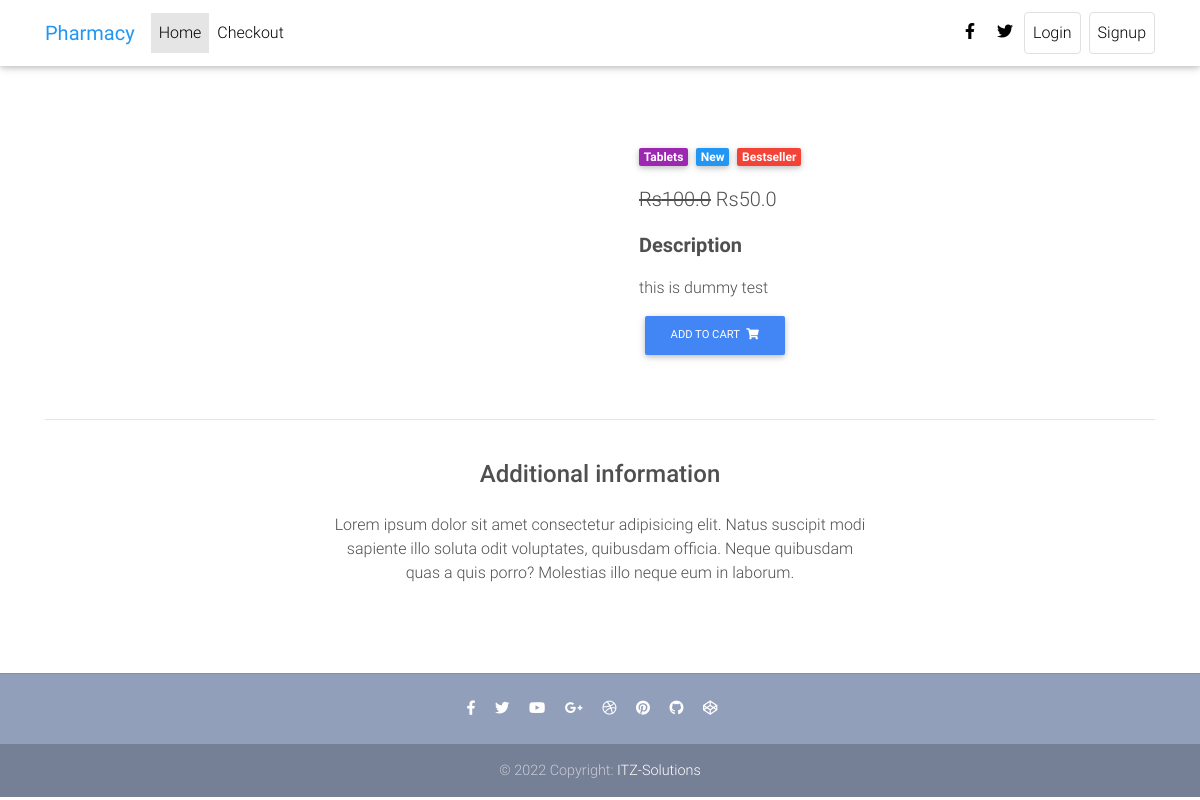
The app's page /product-detail/dummy/ with its own data.
### app/models.py (models this page shows, shortened)
class Item(models.Model):
    title = models.CharField( max_length=50)
    price =models.FloatField()
    discount_price =models.FloatField(blank=True,null=True)
    category = models.CharField(choices=Category_Choice, max_length=15)
    label = models.CharField(choices=Label_Choice, max_length=15)
    slug = models.SlugField()
    description= models.TextField()
    def get_add_to_cart(self):
        return reverse("app:add-to-cart", kwargs={"slug": self.slug})

### app/views.py (the view)
# urls.py: path('product-detail/<slug>/', ItemDetailView.as_view() , name='product-detail'),
class ItemDetailView(DetailView):
    model = Item
    template_name = "product-page.html"

### templates/product-page.html (shortened to what this page needs)
{% extends 'base.html' %}
{% load static %}
{% block content %}
  <main class="mt-5 pt-4">
    <div class="container dark-grey-text mt-5">
      <div class="row wow fadeIn">
        <div class="col-md-6 mb-4">
        </div>
        <div class="col-md-6 mb-4">
          <div class="p-4">
            <div class="mb-3">
              <a href="">
                <span class="badge purple mr-1">{{object.get_category_display}}</span>
              </a>
              <a href="">
                <span class="badge blue mr-1">New</span>
              </a>
              <a href="">
                <span class="badge red mr-1">Bestseller</span>
              </a>
            </div>
            <p class="lead">
              {% if object.discount_price %}
              <span>
                <del>Rs{{object.price}}</del>
              </span>
              <span>Rs{{object.discount_price}}</span>
              {% else %}
              <span>{{object.price}}<span>
              {% endif %}
            </p>
            <p class="lead font-weight-bold">Description</p>
            <p>{{object.description}}</p>
            <a href={{ object.get_add_to_cart }} class="btn btn-primary btn-md my-0 p"  >Add to cart
              <i class="fas fa-shopping-cart ml-1"></i>
            </a>
          </div>
        </div>
      </div>
      <hr>
      <div class="row d-flex justify-content-center wow fadeIn">
        <div class="col-md-6 text-center">
          <h4 class="my-4 h4">Additional information</h4>
          <p>Lorem ipsum dolor sit amet consectetur adipisicing elit. Natus suscipit modi sapiente illo soluta odit
            voluptates,
            quibusdam officia. Neque quibusdam quas a quis porro? Molestias illo neque eum in laborum.</p>
        </div>
      </div>
      <div class="row wow fadeIn">
        <div class="col-lg-4 col-md-12 mb-4">
        </div>
        <div class="col-lg-4 col-md-6 mb-4">
        </div>
        <div class="col-lg-4 col-md-6 mb-4">
        </div>
      </div>
    </div>
  </main>
  {% endblock content %}

### templates/base.html (style rules this page uses)
html, body, header, .carousel { height: 60vh; }

### records on screen
Item: category "Tablets", price "100.0", discount_price "50.0", description "this is dummy test"
